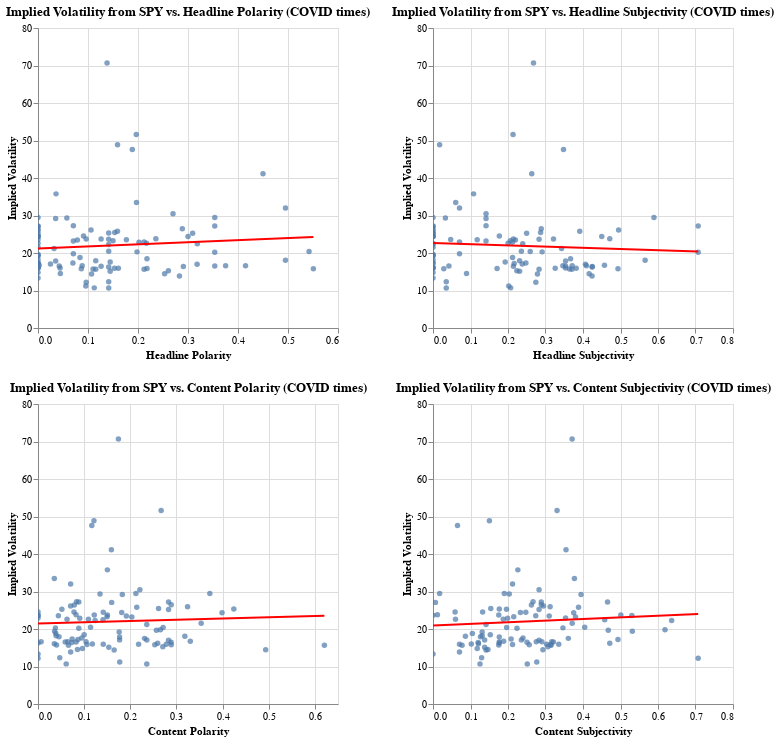

The code cell stored with this chart in its notebook:
### Markdown cell above
### COVID data

We now look at data only from COVID times.

### Code cell
# We fist plot the data
chart1 = alt.Chart(merged1_covid).mark_circle().encode(
    x = alt.X('Headline Polarity'),
    y = alt.Y('IV30', title = 'Implied Volatility'),
    tooltip = ['IV30', 'Headline Polarity']
).properties(title = 'Implied Volatility from SPY vs. Headline Polarity (COVID times)').interactive()

chart1 = chart1 + chart1.transform_regression("Headline Polarity", "IV30", method="linear").mark_line(color = "red")

chart2 = alt.Chart(merged1_covid).mark_circle().encode(
    x = alt.X('Headline Subjectivity'),
    y = alt.Y('IV30', title = 'Implied Volatility'),
    tooltip = ['IV30', 'Headline Subjectivity']
).properties(title = 'Implied Volatility from SPY vs. Headline Subjectivity (COVID times)').interactive()

chart2 = chart2 + chart2.transform_regression("Headline Subjectivity", "IV30", method="linear").mark_line(color = "red")

chart3 = alt.Chart(merged1_covid).mark_circle().encode(
    x = alt.X('Content Polarity'),
    y = alt.Y('IV30', title = 'Implied Volatility'),
    tooltip = ['IV30', 'Content Polarity']
).properties(title = 'Implied Volatility from SPY vs. Content Polarity (COVID times)').interactive()

chart3 = chart3 + chart3.transform_regression("Content Polarity", "IV30", method="linear").mark_line(color = "red")

chart4 = alt.Chart(merged1_covid).mark_circle().encode(
    x = alt.X('Content Subjectivity'),
    y = alt.Y('IV30', title = 'Implied Volatility'),
    tooltip = ['IV30', 'Content Subjectivity']
).properties(title = 'Implied Volatility from SPY vs. Content Subjectivity (COVID times)').interactive()

chart4 = chart4 + chart4.transform_regression("Content Subjectivity", "IV30", method="linear").mark_line(color = "red")

(chart1 & chart3) | (chart2 & chart4)

### Figure 1 — Vega-Lite specification as saved in the notebook (floating-point values rounded to 4 significant figures)
{"config": {"view": {"continuousWidth": 300, "continuousHeight": 300}}, "hconcat": [{"vconcat": [{"layer": [{"mark": {"type": "circle"}, "encoding": {"tooltip": [{"field": "IV30", "type": "quantitative"}, {"field": "Headline Polarity", "type": "quantitative"}], "x": {"field": "Headline Polarity", "type": "quantitative"}, "y": {"field": "IV30", "title": "Implied Volatility", "type": "quantitative"}}, "name": "view_223", "title": "Implied Volatility from SPY vs. Headline Polarity (COVID times)"}, {"mark": {"type": "line", "color": "red"}, "encoding": {"tooltip": [{"field": "IV30", "type": "quantitative"}, {"field": "Headline Polarity", "type": "quantitative"}], "x": {"field": "Headline Polarity", "type": "quantitative"}, "y": {"field": "IV30", "title": "Implied Volatility", "type": "quantitative"}}, "title": "Implied Volatility from SPY vs. Headline Polarity (COVID times)", "transform": [{"on": "Headline Polarity", "regression": "IV30", "method": "linear"}]}]}, {"layer": [{"mark": {"type": "circle"}, "encoding": {"tooltip": [{"field": "IV30", "type": "quantitative"}, {"field": "Content Polarity", "type": "quantitative"}], "x": {"field": "Content Polarity", "type": "quantitative"}, "y": {"field": "IV30", "title": "Implied Volatility", "type": "quantitative"}}, "name": "view_225", "title": "Implied Volatility from SPY vs. Content Polarity (COVID times)"}, {"mark": {"type": "line", "color": "red"}, "encoding": {"tooltip": [{"field": "IV30", "type": "quantitative"}, {"field": "Content Polarity", "type": "quantitative"}], "x": {"field": "Content Polarity", "type": "quantitative"}, "y": {"field": "IV30", "title": "Implied Volatility", "type": "quantitative"}}, "title": "Implied Volatility from SPY vs. Content Polarity (COVID times)", "transform": [{"on": "Content Polarity", "regression": "IV30", "method": "linear"}]}]}]}, {"vconcat": [{"layer": [{"mark": {"type": "circle"}, "encoding": {"tooltip": [{"field": "IV30", "type": "quantitative"}, {"field": "Headline Subjectivity", "type": "quantitative"}], "x": {"field": "Headline Subjectivity", "type": "quantitative"}, "y": {"field": "IV30", "title": "Implied Volatility", "type": "quantitative"}}, "name": "view_224", "title": "Implied Volatility from SPY vs. Headline Subjectivity (COVID times)"}, {"mark": {"type": "line", "color": "red"}, "encoding": {"tooltip": [{"field": "IV30", "type": "quantitative"}, {"field": "Headline Subjectivity", "type": "quantitative"}], "x": {"field": "Headline Subjectivity", "type": "quantitative"}, "y": {"field": "IV30", "title": "Implied Volatility", "type": "quantitative"}}, "title": "Implied Volatility from SPY vs. Headline Subjectivity (COVID times)", "transform": [{"on": "Headline Subjectivity", "regression": "IV30", "method": "linear"}]}]}, {"layer": [{"mark": {"type": "circle"}, "encoding": {"tooltip": [{"field": "IV30", "type": "quantitative"}, {"field": "Content Subjectivity", "type": "quantitative"}], "x": {"field": "Content Subjectivity", "type": "quantitative"}, "y": {"field": "IV30", "title": "Implied Volatility", "type": "quantitative"}}, "name": "view_226", "title": "Implied Volatility from SPY vs. Content Subjectivity (COVID times)"}, {"mark": {"type": "line", "color": "red"}, "encoding": {"tooltip": [{"field": "IV30", "type": "quantitative"}, {"field": "Content Subjectivity", "type": "quantitative"}], "x": {"field": "Content Subjectivity", "type": "quantitative"}, "y": {"field": "IV30", "title": "Implied Volatility", "type": "quantitative"}}, "title": "Implied Volatility from SPY vs. Content Subjectivity (COVID times)", "transform": [{"on": "Content Subjectivity", "regression": "IV30", "method": "linear"}]}]}]}], "data": {"name": "data-8403d4ace3f1c01e2e56b8d21e5f58f4"}, "params": [{"name": "param_224", "select": {"type": "interval", "encodings": ["x", "y"]}, "bind": "scales", "views": ["view_223"]}, {"name": "param_226", "select": {"type": "interval", "encodings": ["x", "y"]}, "bind": "scales", "views": ["view_225"]}, {"name": "param_225", "select": {"type": "interval", "encodings": ["x", "y"]}, "bind": "scales", "views": ["view_224"]}, {"name": "param_227", "select": {"type": "interval", "encodings": ["x", "y"]}, "bind": "scales", "views": ["view_226"]}], "$schema": "https://vega.github.io/schema/vega-lite/v5.8.0.json", "datasets": {"data-8403d4ace3f1c01e2e56b8d21e5f58f4": [{"Date": "2022-09-23T00:00:00", "IV30": 27.25, "IV30 20-Day MA": 23.31, "OHLC 20-Day Vol": 24.7, "OHLC 52-Week Vol": 21.94, "Options Volume": 13800000.0, "Headline Polarity": 0.07071, "Headline Subjectivity": 0.1414, "Content Polarity": 0.08357, "Content Subjectivity": 0.2668}, {"Date": "2022-09-22T00:00:00", "IV30": 25.25, "IV30 20-Day MA": 22.92, "OHLC 20-Day Vol": 24.65, "OHLC 52-Week Vol": 21.94, "Options Volume": 8511000.0, "Headline Polarity": 0.3092, "Headline Subjectivity": 0.2496, "Content Polarity": 0.05174, "Content Subjectivity": 0.196}, {"Date": "2022-09-19T00:00:00", "IV30": 23.66, "IV30 20-Day MA": 22.19, "OHLC 20-Day Vol": 23.06, "OHLC 52-Week Vol": 21.82, "Options Volume": 7427000.0, "Headline Polarity": 0.1414, "Headline Subjectivity": 0.2828, "Content Polarity": 0.0, "Content Subjectivity": 0.0}, {"Date": "2022-09-16T00:00:00", "IV30": 24.36, "IV30 20-Day MA": 21.91, "OHLC 20-Day Vol": 22.68, "OHLC 52-Week Vol": 21.8, "Options Volume": 10660000.0, "Headline Polarity": 0.0, "Headline Subjectivity": 0.0, "Content Polarity": 0.3987, "Content Subjectivity": 0.3752}, {"Date": "2022-09-13T00:00:00", "IV30": 23.17, "IV30 20-Day MA": 20.99, "OHLC 20-Day Vol": 20.42, "OHLC 52-Week Vol": 21.59, "Options Volume": 8848000.0, "Headline Polarity": 0.07071, "Headline Subjectivity": 0.1414, "Content Polarity": 0.2033, "Content Subjectivity": 0.3801}, {"Date": "2022-09-06T00:00:00", "IV30": 23.28, "IV30 20-Day MA": 20.08, "OHLC 20-Day Vol": 20.26, "OHLC 52-Week Vol": 21.48, "Options Volume": 8866000.0, "Headline Polarity": 0.15, "Headline Subjectivity": 0.2062, "Content Polarity": 0.1497, "Content Subjectivity": 0.2153}, {"Date": "2022-09-02T00:00:00", "IV30": 23.46, "IV30 20-Day MA": 19.84, "OHLC 20-Day Vol": 19.23, "OHLC 52-Week Vol": 21.37, "Options Volume": 10320000.0, "Headline Polarity": 0.07873, "Headline Subjectivity": 0.2197, "Content Polarity": 0.1914, "Content Subjectivity": 0.3098}, {"Date": "2022-09-01T00:00:00", "IV30": 22.62, "IV30 20-Day MA": 19.59, "OHLC 20-Day Vol": 18.83, "OHLC 52-Week Vol": 21.34, "Options Volume": 7486000.0, "Headline Polarity": 0.2169, "Headline Subjectivity": 0.2002, "Content Polarity": 0.06292, "Content Subjectivity": 0.1873}, {"Date": "2022-08-17T00:00:00", "IV30": 17.87, "IV30 20-Day MA": 18.97, "OHLC 20-Day Vol": 16.71, "OHLC 52-Week Vol": 20.99, "Options Volume": 7292000.0, "Headline Polarity": 0.03536, "Headline Subjectivity": 0.3536, "Content Polarity": 0.1768, "Content Subjectivity": 0.1768}, {"Date": "2022-08-15T00:00:00", "IV30": 17.01, "IV30 20-Day MA": 19.39, "OHLC 20-Day Vol": 18.53, "OHLC 52-Week Vol": 20.97, "Options Volume": 6111000.0, "Headline Polarity": 0.3182, "Headline Subjectivity": 0.4066, "Content Polarity": 0.2828, "Content Subjectivity": 0.2828}, {"Date": "2022-08-11T00:00:00", "IV30": 17.61, "IV30 20-Day MA": 19.93, "OHLC 20-Day Vol": 19.32, "OHLC 52-Week Vol": 20.91, "Options Volume": 6065000.0, "Headline Polarity": 0.1443, "Headline Subjectivity": 0.1925, "Content Polarity": 0.09487, "Content Subjectivity": 0.2401}, {"Date": "2022-08-10T00:00:00", "IV30": 17.22, "IV30 20-Day MA": 20.27, "OHLC 20-Day Vol": 19.33, "OHLC 52-Week Vol": 20.84, "Options Volume": 7339000.0, "Headline Polarity": 0.0, "Headline Subjectivity": 0.2165, "Content Polarity": 0.0866, "Content Subjectivity": 0.4933}, {"Date": "2022-07-29T00:00:00", "IV30": 18.81, "IV30 20-Day MA": 22.37, "OHLC 20-Day Vol": 20.96, "OHLC 52-Week Vol": 20.73, "Options Volume": 8020000.0, "Headline Polarity": 0.08397, "Headline Subjectivity": 0.2121, "Content Polarity": 0.03857, "Content Subjectivity": 0.105}, {"Date": "2022-07-20T00:00:00", "IV30": 21.56, "IV30 20-Day MA": 24.34, "OHLC 20-Day Vol": 24.27, "OHLC 52-Week Vol": 20.6, "Options Volume": 8065000.0, "Headline Polarity": 0.0, "Headline Subjectivity": 0.0, "Content Polarity": 0.3536, "Content Subjectivity": 0.3712}, {"Date": "2022-07-07T00:00:00", "IV30": 23.58, "IV30 20-Day MA": 26.37, "OHLC 20-Day Vol": 27.81, "OHLC 52-Week Vol": 20.29, "Options Volume": 5197000.0, "Headline Polarity": 0.0, "Headline Subjectivity": 0.04714, "Content Polarity": 0.0, "Content Subjectivity": 0.5303}, {"Date": "2022-06-29T00:00:00", "IV30": 25.93, "IV30 20-Day MA": 25.76, "OHLC 20-Day Vol": 28.1, "OHLC 52-Week Vol": 20.1, "Options Volume": 6746000.0, "Headline Polarity": 0.0, "Headline Subjectivity": 0.0, "Content Polarity": 0.3241, "Content Subjectivity": 0.3123}, {"Date": "2022-06-02T00:00:00", "IV30": 22.25, "IV30 20-Day MA": 26.57, "OHLC 20-Day Vol": 29.6, "OHLC 52-Week Vol": 18.52, "Options Volume": 5792000.0, "Headline Polarity": 0.1414, "Headline Subjectivity": 0.0, "Content Polarity": 0.1237, "Content Subjectivity": 0.6364}, {"Date": "2022-05-31T00:00:00", "IV30": 23.73, "IV30 20-Day MA": 26.67, "OHLC 20-Day Vol": 29.68, "OHLC 52-Week Vol": 18.46, "Options Volume": 7482000.0, "Headline Polarity": 0.1262, "Headline Subjectivity": 0.2143, "Content Polarity": 0.1503, "Content Subjectivity": 0.5008}, {"Date": "2022-05-26T00:00:00", "IV30": 25.31, "IV30 20-Day MA": 27.09, "OHLC 20-Day Vol": 30.5, "OHLC 52-Week Vol": 18.28, "Options Volume": 5991000.0, "Headline Polarity": 0.1414, "Headline Subjectivity": 0.0, "Content Polarity": 0.4243, "Content Subjectivity": 0.1768}, {"Date": "2022-05-23T00:00:00", "IV30": 26.15, "IV30 20-Day MA": 27.01, "OHLC 20-Day Vol": 31.11, "OHLC 52-Week Vol": 18.13, "Options Volume": 7481000.0, "Headline Polarity": 0.1061, "Headline Subjectivity": 0.495, "Content Polarity": 0.07071, "Content Subjectivity": 0.2946}, {"Date": "2022-05-12T00:00:00", "IV30": 29.44, "IV30 20-Day MA": 24.81, "OHLC 20-Day Vol": 29.38, "OHLC 52-Week Vol": 17.49, "Options Volume": 6952000.0, "Headline Polarity": 0.0, "Headline Subjectivity": 0.0, "Content Polarity": 0.3723, "Content Subjectivity": 0.1902}, {"Date": "2022-05-10T00:00:00", "IV30": 29.47, "IV30 20-Day MA": 23.78, "OHLC 20-Day Vol": 28.26, "OHLC 52-Week Vol": 17.35, "Options Volume": 6431000.0, "Headline Polarity": 0.3536, "Headline Subjectivity": 0.5893, "Content Polarity": 0.2121, "Content Subjectivity": 0.01768}, {"Date": "2022-05-09T00:00:00", "IV30": 30.48, "IV30 20-Day MA": 23.34, "OHLC 20-Day Vol": 27.04, "OHLC 52-Week Vol": 17.21, "Options Volume": 8945000.0, "Headline Polarity": 0.27, "Headline Subjectivity": 0.1414, "Content Polarity": 0.2207, "Content Subjectivity": 0.2828}, {"Date": "2022-05-02T00:00:00", "IV30": 27.18, "IV30 20-Day MA": 21.0, "OHLC 20-Day Vol": 23.32, "OHLC 52-Week Vol": 16.66, "Options Volume": 9003000.0, "Headline Polarity": 0.0, "Headline Subjectivity": 0.0, "Content Polarity": 0.2828, "Content Subjectivity": 0.2887}, {"Date": "2022-04-26T00:00:00", "IV30": 27.18, "IV30 20-Day MA": 18.92, "OHLC 20-Day Vol": 19.6, "OHLC 52-Week Vol": 16.12, "Options Volume": 6646000.0, "Headline Polarity": 0.3536, "Headline Subjectivity": 0.7071, "Content Polarity": 0.08839, "Content Subjectivity": 0.4655}, {"Date": "2022-04-22T00:00:00", "IV30": 24.43, "IV30 20-Day MA": 18.04, "OHLC 20-Day Vol": 17.37, "OHLC 52-Week Vol": 15.86, "Options Volume": 8995000.0, "Headline Polarity": 0.3, "Headline Subjectivity": 0.45, "Content Polarity": 0.1814, "Content Subjectivity": 0.2332}, {"Date": "2022-04-21T00:00:00", "IV30": 19.68, "IV30 20-Day MA": 17.7, "OHLC 20-Day Vol": 15.77, "OHLC 52-Week Vol": 15.69, "Options Volume": 6671000.0, "Headline Polarity": 0.0, "Headline Subjectivity": 0.0, "Content Polarity": 0.2566, "Content Subjectivity": 0.4674}, {"Date": "2022-04-01T00:00:00", "IV30": 15.96, "IV30 20-Day MA": 21.2, "OHLC 20-Day Vol": 22.01, "OHLC 52-Week Vol": 15.38, "Options Volume": 6751000.0, "Headline Polarity": 0.0, "Headline Subjectivity": 0.0, "Content Polarity": 0.1414, "Content Subjectivity": 0.07071}, {"Date": "2022-03-23T00:00:00", "IV30": 19.42, "IV30 20-Day MA": 24.18, "OHLC 20-Day Vol": 25.81, "OHLC 52-Week Vol": 15.35, "Options Volume": 5547000.0, "Headline Polarity": 0.0, "Headline Subjectivity": 0.0, "Content Polarity": 0.03608, "Content Subjectivity": 0.5316}, {"Date": "2022-03-22T00:00:00", "IV30": 18.19, "IV30 20-Day MA": 24.51, "OHLC 20-Day Vol": 25.96, "OHLC 52-Week Vol": 15.34, "Options Volume": 4939000.0, "Headline Polarity": 0.0, "Headline Subjectivity": 0.0, "Content Polarity": 0.03936, "Content Subjectivity": 0.1312}, {"Date": "2022-03-17T00:00:00", "IV30": 20.49, "IV30 20-Day MA": 25.28, "OHLC 20-Day Vol": 25.45, "OHLC 52-Week Vol": 15.19, "Options Volume": 5875000.0, "Headline Polarity": 0.1414, "Headline Subjectivity": 0.2357, "Content Polarity": 0.1139, "Content Subjectivity": 0.4046}, {"Date": "2022-03-15T00:00:00", "IV30": 25.18, "IV30 20-Day MA": 25.23, "OHLC 20-Day Vol": 24.75, "OHLC 52-Week Vol": 15.05, "Options Volume": 4774000.0, "Headline Polarity": 0.0, "Headline Subjectivity": 0.0, "Content Polarity": 0.2828, "Content Subjectivity": 0.2828}, {"Date": "2022-03-14T00:00:00", "IV30": 27.1, "IV30 20-Day MA": 25.16, "OHLC 20-Day Vol": 25.32, "OHLC 52-Week Vol": 15.01, "Options Volume": 6220000.0, "Headline Polarity": 0.0, "Headline Subjectivity": 0.0, "Content Polarity": 0.1597, "Content Subjectivity": 0.006482}, {"Date": "2022-03-09T00:00:00", "IV30": 26.49, "IV30 20-Day MA": 24.2, "OHLC 20-Day Vol": 23.44, "OHLC 52-Week Vol": 14.64, "Options Volume": 6882000.0, "Headline Polarity": 0.2887, "Headline Subjectivity": 0.2887, "Content Polarity": 0.2887, "Content Subjectivity": 0.2887}, {"Date": "2022-03-08T00:00:00", "IV30": 29.18, "IV30 20-Day MA": 23.78, "OHLC 20-Day Vol": 22.7, "OHLC 52-Week Vol": 14.58, "Options Volume": 7729000.0, "Headline Polarity": 0.03536, "Headline Subjectivity": 0.1414, "Content Polarity": 0.1827, "Content Subjectivity": 0.3948}, {"Date": "2022-03-07T00:00:00", "IV30": 29.35, "IV30 20-Day MA": 23.3, "OHLC 20-Day Vol": 21.71, "OHLC 52-Week Vol": 14.43, "Options Volume": 7615000.0, "Headline Polarity": 0.05774, "Headline Subjectivity": 0.03307, "Content Polarity": 0.1344, "Content Subjectivity": 0.2033}, {"Date": "2022-03-04T00:00:00", "IV30": 26.37, "IV30 20-Day MA": 22.82, "OHLC 20-Day Vol": 22.22, "OHLC 52-Week Vol": 14.47, "Options Volume": 7399000.0, "Headline Polarity": 0.0, "Headline Subjectivity": 0.0, "Content Polarity": 0.07873, "Content Subjectivity": 0.2624}, {"Date": "2022-03-03T00:00:00", "IV30": 25.45, "IV30 20-Day MA": 22.59, "OHLC 20-Day Vol": 21.98, "OHLC 52-Week Vol": 14.53, "Options Volume": 6190000.0, "Headline Polarity": 0.1535, "Headline Subjectivity": 0.287, "Content Polarity": 0.2612, "Content Subjectivity": 0.1541}, {"Date": "2022-03-02T00:00:00", "IV30": 24.55, "IV30 20-Day MA": 22.17, "OHLC 20-Day Vol": 21.57, "OHLC 52-Week Vol": 14.51, "Options Volume": 7490000.0, "Headline Polarity": 0.0, "Headline Subjectivity": 0.0, "Content Polarity": 0.0, "Content Subjectivity": 0.05893}, {"Date": "2022-02-28T00:00:00", "IV30": 23.56, "IV30 20-Day MA": 21.46, "OHLC 20-Day Vol": 22.79, "OHLC 52-Week Vol": 14.49, "Options Volume": 8099000.0, "Headline Polarity": 0.1768, "Headline Subjectivity": 0.1179, "Content Polarity": 0.04419, "Content Subjectivity": 0.274}, {"Date": "2022-02-25T00:00:00", "IV30": 22.58, "IV30 20-Day MA": 21.44, "OHLC 20-Day Vol": 22.71, "OHLC 52-Week Vol": 14.39, "Options Volume": 9432000.0, "Headline Polarity": 0.0, "Headline Subjectivity": 0.0, "Content Polarity": 0.1093, "Content Subjectivity": 0.06}, {"Date": "2022-02-22T00:00:00", "IV30": 24.55, "IV30 20-Day MA": 21.73, "OHLC 20-Day Vol": 23.31, "OHLC 52-Week Vol": 14.33, "Options Volume": 8615000.0, "Headline Polarity": 0.09106, "Headline Subjectivity": 0.1769, "Content Polarity": 0.07796, "Content Subjectivity": 0.1324}, {"Date": "2022-02-18T00:00:00", "IV30": 24.44, "IV30 20-Day MA": 21.74, "OHLC 20-Day Vol": 23.72, "OHLC 52-Week Vol": 14.32, "Options Volume": 8778000.0, "Headline Polarity": 0.0, "Headline Subjectivity": 0.0, "Content Polarity": 0.1414, "Content Subjectivity": 0.2475}, {"Date": "2022-02-17T00:00:00", "IV30": 23.74, "IV30 20-Day MA": 21.74, "OHLC 20-Day Vol": 23.71, "OHLC 52-Week Vol": 14.24, "Options Volume": 5593000.0, "Headline Polarity": 0.09642, "Headline Subjectivity": 0.3214, "Content Polarity": 0.1219, "Content Subjectivity": 0.1754}, {"Date": "2022-02-16T00:00:00", "IV30": 20.19, "IV30 20-Day MA": 21.63, "OHLC 20-Day Vol": 24.07, "OHLC 52-Week Vol": 14.24, "Options Volume": 6423000.0, "Headline Polarity": 0.3536, "Headline Subjectivity": 0.7071, "Content Polarity": 0.08839, "Content Subjectivity": 0.2239}, {"Date": "2022-02-14T00:00:00", "IV30": 23.8, "IV30 20-Day MA": 21.55, "OHLC 20-Day Vol": 24.14, "OHLC 52-Week Vol": 14.18, "Options Volume": 7844000.0, "Headline Polarity": 0.2357, "Headline Subjectivity": 0.4714, "Content Polarity": 0.0825, "Content Subjectivity": 0.01179}, {"Date": "2022-02-09T00:00:00", "IV30": 16.55, "IV30 20-Day MA": 20.56, "OHLC 20-Day Vol": 23.23, "OHLC 52-Week Vol": 13.96, "Options Volume": 7055000.0, "Headline Polarity": 0.04243, "Headline Subjectivity": 0.04243, "Content Polarity": 0.0825, "Content Subjectivity": 0.1768}, {"Date": "2022-02-08T00:00:00", "IV30": 18.07, "IV30 20-Day MA": 20.47, "OHLC 20-Day Vol": 23.79, "OHLC 52-Week Vol": 13.93, "Options Volume": 5332000.0, "Headline Polarity": 0.495, "Headline Subjectivity": 0.5657, "Content Polarity": 0.3182, "Content Subjectivity": 0.08642}, {"Date": "2022-01-03T00:00:00", "IV30": 12.22, "IV30 20-Day MA": 15.24, "OHLC 20-Day Vol": 15.22, "OHLC 52-Week Vol": 12.86, "Options Volume": 4263000.0, "Headline Polarity": 0.09642, "Headline Subjectivity": 0.2743, "Content Polarity": 0.0, "Content Subjectivity": 0.7071}, {"Date": "2021-12-20T00:00:00", "IV30": 19.81, "IV30 20-Day MA": 17.4, "OHLC 20-Day Vol": 17.56, "OHLC 52-Week Vol": 12.82, "Options Volume": 6261000.0, "Headline Polarity": 0.07071, "Headline Subjectivity": 0.07071, "Content Polarity": 0.2652, "Content Subjectivity": 0.6187}, {"Date": "2021-12-09T00:00:00", "IV30": 16.1, "IV30 20-Day MA": 16.19, "OHLC 20-Day Vol": 15.42, "OHLC 52-Week Vol": 12.69, "Options Volume": 3712000.0, "Headline Polarity": 0.0, "Headline Subjectivity": 0.0, "Content Polarity": 0.03536, "Content Subjectivity": 0.1212}, {"Date": "2021-12-07T00:00:00", "IV30": 15.98, "IV30 20-Day MA": 16.01, "OHLC 20-Day Vol": 14.63, "OHLC 52-Week Vol": 12.62, "Options Volume": 5115000.0, "Headline Polarity": 0.04419, "Headline Subjectivity": 0.3536, "Content Polarity": 0.1179, "Content Subjectivity": 0.1021}, {"Date": "2021-12-03T00:00:00", "IV30": 22.87, "IV30 20-Day MA": 15.44, "OHLC 20-Day Vol": 13.46, "OHLC 52-Week Vol": 12.51, "Options Volume": 9227000.0, "Headline Polarity": 0.2021, "Headline Subjectivity": 0.2117, "Content Polarity": 0.09049, "Content Subjectivity": 0.1989}, {"Date": "2021-11-26T00:00:00", "IV30": 20.37, "IV30 20-Day MA": 13.19, "OHLC 20-Day Vol": 8.471, "OHLC 52-Week Vol": 12.12, "Options Volume": 6470000.0, "Headline Polarity": 0.5421, "Headline Subjectivity": 0.2593, "Content Polarity": 0.2711, "Content Subjectivity": 0.1964}, {"Date": "2021-11-19T00:00:00", "IV30": 13.35, "IV30 20-Day MA": 12.55, "OHLC 20-Day Vol": 7.886, "OHLC 52-Week Vol": 12.15, "Options Volume": 4653000.0, "Headline Polarity": 0.0, "Headline Subjectivity": 0.0, "Content Polarity": 0.0, "Content Subjectivity": 0.0}, {"Date": "2021-10-28T00:00:00", "IV30": 12.33, "IV30 20-Day MA": 14.14, "OHLC 20-Day Vol": 12.73, "OHLC 52-Week Vol": 13.08, "Options Volume": 3524000.0, "Headline Polarity": 0.1414, "Headline Subjectivity": 0.03536, "Content Polarity": 0.04714, "Content Subjectivity": 0.1296}, {"Date": "2021-10-21T00:00:00", "IV30": 11.22, "IV30 20-Day MA": 15.27, "OHLC 20-Day Vol": 13.93, "OHLC 52-Week Vol": 13.18, "Options Volume": 3508000.0, "Headline Polarity": 0.09562, "Headline Subjectivity": 0.2021, "Content Polarity": 0.1771, "Content Subjectivity": 0.2767}, {"Date": "2021-09-23T00:00:00", "IV30": 13.89, "IV30 20-Day MA": 13.18, "OHLC 20-Day Vol": 11.93, "OHLC 52-Week Vol": 13.82, "Options Volume": 5267000.0, "Headline Polarity": 0.2828, "Headline Subjectivity": 0.4243, "Content Polarity": 0.07071, "Content Subjectivity": 0.07071}, {"Date": "2021-08-19T00:00:00", "IV30": 15.67, "IV30 20-Day MA": 12.58, "OHLC 20-Day Vol": 7.978, "OHLC 52-Week Vol": 14.77, "Options Volume": 5521000.0, "Headline Polarity": 0.1155, "Headline Subjectivity": 0.3705, "Content Polarity": 0.6205, "Content Subjectivity": 0.3149}, {"Date": "2021-06-28T00:00:00", "IV30": 10.69, "IV30 20-Day MA": 11.96, "OHLC 20-Day Vol": 8.856, "OHLC 52-Week Vol": 15.57, "Options Volume": 3212000.0, "Headline Polarity": 0.1414, "Headline Subjectivity": 0.03536, "Content Polarity": 0.2357, "Content Subjectivity": 0.2514}, {"Date": "2021-06-11T00:00:00", "IV30": 10.7, "IV30 20-Day MA": 13.4, "OHLC 20-Day Vol": 11.0, "OHLC 52-Week Vol": 16.62, "Options Volume": 3805000.0, "Headline Polarity": 0.1125, "Headline Subjectivity": 0.2071, "Content Polarity": 0.06107, "Content Subjectivity": 0.1254}, {"Date": "2021-03-30T00:00:00", "IV30": 15.29, "IV30 20-Day MA": 16.85, "OHLC 20-Day Vol": 15.45, "OHLC 52-Week Vol": 20.32, "Options Volume": 3129000.0, "Headline Polarity": 0.2608, "Headline Subjectivity": 0.2236, "Content Polarity": 0.2704, "Content Subjectivity": 0.3065}, {"Date": "2021-03-29T00:00:00", "IV30": 15.71, "IV30 20-Day MA": 16.98, "OHLC 20-Day Vol": 16.4, "OHLC 52-Week Vol": 20.56, "Options Volume": 5459000.0, "Headline Polarity": 0.1101, "Headline Subjectivity": 0.364, "Content Polarity": 0.04018, "Content Subjectivity": 0.1754}, {"Date": "2021-03-26T00:00:00", "IV30": 14.48, "IV30 20-Day MA": 17.02, "OHLC 20-Day Vol": 16.2, "OHLC 52-Week Vol": 20.84, "Options Volume": 5874000.0, "Headline Polarity": 0.2533, "Headline Subjectivity": 0.4163, "Content Polarity": 0.4934, "Content Subjectivity": 0.2931}, {"Date": "2021-03-25T00:00:00", "IV30": 15.69, "IV30 20-Day MA": 17.35, "OHLC 20-Day Vol": 17.25, "OHLC 52-Week Vol": 21.14, "Options Volume": 5225000.0, "Headline Polarity": 0.2121, "Headline Subjectivity": 0.2828, "Content Polarity": 0.06607, "Content Subjectivity": 0.0775}, {"Date": "2021-03-23T00:00:00", "IV30": 15.95, "IV30 20-Day MA": 17.65, "OHLC 20-Day Vol": 18.44, "OHLC 52-Week Vol": 21.66, "Options Volume": 4144000.0, "Headline Polarity": 0.1607, "Headline Subjectivity": 0.3819, "Content Polarity": 0.2179, "Content Subjectivity": 0.3029}, {"Date": "2021-03-22T00:00:00", "IV30": 14.41, "IV30 20-Day MA": 17.71, "OHLC 20-Day Vol": 18.49, "OHLC 52-Week Vol": 22.0, "Options Volume": 3581000.0, "Headline Polarity": 0.1071, "Headline Subjectivity": 0.2786, "Content Polarity": 0.165, "Content Subjectivity": 0.1414}, {"Date": "2021-03-19T00:00:00", "IV30": 16.43, "IV30 20-Day MA": 17.86, "OHLC 20-Day Vol": 18.42, "OHLC 52-Week Vol": 22.33, "Options Volume": 5350000.0, "Headline Polarity": 0.2907, "Headline Subjectivity": 0.4249, "Content Polarity": 0.07329, "Content Subjectivity": 0.1205}, {"Date": "2021-03-18T00:00:00", "IV30": 16.61, "IV30 20-Day MA": 17.85, "OHLC 20-Day Vol": 18.32, "OHLC 52-Week Vol": 22.73, "Options Volume": 5375000.0, "Headline Polarity": 0.3753, "Headline Subjectivity": 0.3464, "Content Polarity": 0.1041, "Content Subjectivity": 0.2754}, {"Date": "2021-03-17T00:00:00", "IV30": 14.55, "IV30 20-Day MA": 17.85, "OHLC 20-Day Vol": 18.27, "OHLC 52-Week Vol": 23.11, "Options Volume": 4511000.0, "Headline Polarity": 0.04472, "Headline Subjectivity": 0.08944, "Content Polarity": 0.08547, "Content Subjectivity": 0.1465}, {"Date": "2021-03-16T00:00:00", "IV30": 15.15, "IV30 20-Day MA": 17.91, "OHLC 20-Day Vol": 18.3, "OHLC 52-Week Vol": 23.56, "Options Volume": 3745000.0, "Headline Polarity": 0.1443, "Headline Subjectivity": 0.2309, "Content Polarity": 0.1534, "Content Subjectivity": 0.1378}, {"Date": "2021-03-15T00:00:00", "IV30": 14.82, "IV30 20-Day MA": 17.95, "OHLC 20-Day Vol": 18.39, "OHLC 52-Week Vol": 24.09, "Options Volume": 3860000.0, "Headline Polarity": 0.0, "Headline Subjectivity": 0.0, "Content Polarity": 0.09623, "Content Subjectivity": 0.1179}, {"Date": "2021-03-12T00:00:00", "IV30": 15.89, "IV30 20-Day MA": 18.0, "OHLC 20-Day Vol": 18.44, "OHLC 52-Week Vol": 24.75, "Options Volume": 4251000.0, "Headline Polarity": 0.218, "Headline Subjectivity": 0.1709, "Content Polarity": 0.1061, "Content Subjectivity": 0.2121}, {"Date": "2021-03-11T00:00:00", "IV30": 16.58, "IV30 20-Day MA": 18.04, "OHLC 20-Day Vol": 18.47, "OHLC 52-Week Vol": 25.07, "Options Volume": 4489000.0, "Headline Polarity": 0.08839, "Headline Subjectivity": 0.3712, "Content Polarity": 0.006785, "Content Subjectivity": 0.2903}, {"Date": "2021-03-10T00:00:00", "IV30": 17.5, "IV30 20-Day MA": 18.08, "OHLC 20-Day Vol": 18.32, "OHLC 52-Week Vol": 25.46, "Options Volume": 4095000.0, "Headline Polarity": 0.0, "Headline Subjectivity": 0.0, "Content Polarity": 0.2309, "Content Subjectivity": 0.3608}, {"Date": "2021-03-09T00:00:00", "IV30": 18.45, "IV30 20-Day MA": 18.04, "OHLC 20-Day Vol": 17.85, "OHLC 52-Week Vol": 26.09, "Options Volume": 3788000.0, "Headline Polarity": 0.2179, "Headline Subjectivity": 0.3668, "Content Polarity": 0.1, "Content Subjectivity": 0.1528}, {"Date": "2021-03-08T00:00:00", "IV30": 20.3, "IV30 20-Day MA": 17.93, "OHLC 20-Day Vol": 17.63, "OHLC 52-Week Vol": 26.37, "Options Volume": 5022000.0, "Headline Polarity": 0.198, "Headline Subjectivity": 0.2909, "Content Polarity": 0.03775, "Content Subjectivity": 0.3465}, {"Date": "2021-03-05T00:00:00", "IV30": 19.19, "IV30 20-Day MA": 17.74, "OHLC 20-Day Vol": 17.05, "OHLC 52-Week Vol": 26.5, "Options Volume": 6866000.0, "Headline Polarity": 0.0, "Headline Subjectivity": 0.0, "Content Polarity": 0.1758, "Content Subjectivity": 0.131}, {"Date": "2021-03-04T00:00:00", "IV30": 22.91, "IV30 20-Day MA": 17.63, "OHLC 20-Day Vol": 16.09, "OHLC 52-Week Vol": 26.63, "Options Volume": 6300000.0, "Headline Polarity": 0.2121, "Headline Subjectivity": 0.07071, "Content Polarity": 0.0, "Content Subjectivity": 0.3536}, {"Date": "2021-03-02T00:00:00", "IV30": 17.91, "IV30 20-Day MA": 17.37, "OHLC 20-Day Vol": 16.36, "OHLC 52-Week Vol": 27.07, "Options Volume": 3416000.0, "Headline Polarity": 0.1155, "Headline Subjectivity": 0.2309, "Content Polarity": 0.04549, "Content Subjectivity": 0.1266}, {"Date": "2021-03-01T00:00:00", "IV30": 16.47, "IV30 20-Day MA": 17.6, "OHLC 20-Day Vol": 16.03, "OHLC 52-Week Vol": 27.3, "Options Volume": 5159000.0, "Headline Polarity": 0.1262, "Headline Subjectivity": 0.2143, "Content Polarity": 0.2883, "Content Subjectivity": 0.2507}, {"Date": "2021-02-26T00:00:00", "IV30": 21.2, "IV30 20-Day MA": 18.11, "OHLC 20-Day Vol": 16.02, "OHLC 52-Week Vol": 27.48, "Options Volume": 6219000.0, "Headline Polarity": 0.03214, "Headline Subjectivity": 0.3428, "Content Polarity": 0.2357, "Content Subjectivity": 0.1414}, {"Date": "2021-02-25T00:00:00", "IV30": 22.48, "IV30 20-Day MA": 18.21, "OHLC 20-Day Vol": 15.82, "OHLC 52-Week Vol": 27.45, "Options Volume": 5717000.0, "Headline Polarity": 0.3186, "Headline Subjectivity": 0.2394, "Content Polarity": 0.1409, "Content Subjectivity": 0.458}, {"Date": "2021-02-23T00:00:00", "IV30": 17.1, "IV30 20-Day MA": 18.52, "OHLC 20-Day Vol": 14.48, "OHLC 52-Week Vol": 27.84, "Options Volume": 4872000.0, "Headline Polarity": 0.0, "Headline Subjectivity": 0.0, "Content Polarity": 0.1768, "Content Subjectivity": 0.2357}, {"Date": "2021-02-19T00:00:00", "IV30": 16.18, "IV30 20-Day MA": 18.52, "OHLC 20-Day Vol": 14.3, "OHLC 52-Week Vol": 27.85, "Options Volume": 4296000.0, "Headline Polarity": 0.0, "Headline Subjectivity": 0.0, "Content Polarity": 0.2593, "Content Subjectivity": 0.4714}, {"Date": "2021-02-18T00:00:00", "IV30": 16.58, "IV30 20-Day MA": 18.54, "OHLC 20-Day Vol": 14.39, "OHLC 52-Week Vol": 27.84, "Options Volume": 3874000.0, "Headline Polarity": 0.4151, "Headline Subjectivity": 0.409, "Content Polarity": 0.06437, "Content Subjectivity": 0.3166}, {"Date": "2021-02-17T00:00:00", "IV30": 15.77, "IV30 20-Day MA": 18.54, "OHLC 20-Day Vol": 14.44, "OHLC 52-Week Vol": 27.84, "Options Volume": 3896000.0, "Headline Polarity": 0.5508, "Headline Subjectivity": 0.4933, "Content Polarity": 0.2887, "Content Subjectivity": 0.3129}, {"Date": "2021-02-16T00:00:00", "IV30": 15.96, "IV30 20-Day MA": 18.65, "OHLC 20-Day Vol": 14.52, "OHLC 52-Week Vol": 27.84, "Options Volume": 4264000.0, "Headline Polarity": 0.1529, "Headline Subjectivity": 0.3258, "Content Polarity": 0.2779, "Content Subjectivity": 0.3353}, {"Date": "2021-02-12T00:00:00", "IV30": 15.82, "IV30 20-Day MA": 18.82, "OHLC 20-Day Vol": 14.41, "OHLC 52-Week Vol": 27.83, "Options Volume": 3753000.0, "Headline Polarity": 0.0866, "Headline Subjectivity": 0.02887, "Content Polarity": 0.2531, "Content Subjectivity": 0.2566}, {"Date": "2021-02-11T00:00:00", "IV30": 16.76, "IV30 20-Day MA": 18.95, "OHLC 20-Day Vol": 14.29, "OHLC 52-Week Vol": 27.83, "Options Volume": 3493000.0, "Headline Polarity": 0.002357, "Headline Subjectivity": 0.4573, "Content Polarity": 0.33, "Content Subjectivity": 0.1886}, {"Date": "2021-02-10T00:00:00", "IV30": 17.35, "IV30 20-Day MA": 18.99, "OHLC 20-Day Vol": 14.1, "OHLC 52-Week Vol": 27.83, "Options Volume": 4577000.0, "Headline Polarity": 0.06983, "Headline Subjectivity": 0.2477, "Content Polarity": 0.07396, "Content Subjectivity": 0.2083}, {"Date": "2021-02-08T00:00:00", "IV30": 16.28, "IV30 20-Day MA": 19.17, "OHLC 20-Day Vol": 14.45, "OHLC 52-Week Vol": 27.84, "Options Volume": 3635000.0, "Headline Polarity": 0.1414, "Headline Subjectivity": 0.4243, "Content Polarity": 0.0, "Content Subjectivity": 0.1768}, {"Date": "2021-02-05T00:00:00", "IV30": 16.51, "IV30 20-Day MA": 19.21, "OHLC 20-Day Vol": 14.77, "OHLC 52-Week Vol": 27.84, "Options Volume": 4735000.0, "Headline Polarity": 0.3536, "Headline Subjectivity": 0.3536, "Content Polarity": 0.05893, "Content Subjectivity": 0.3211}, {"Date": "2021-02-04T00:00:00", "IV30": 17.04, "IV30 20-Day MA": 19.26, "OHLC 20-Day Vol": 15.19, "OHLC 52-Week Vol": 27.84, "Options Volume": 3024000.0, "Headline Polarity": 0.025, "Headline Subjectivity": 0.238, "Content Polarity": 0.2358, "Content Subjectivity": 0.1377}, {"Date": "2020-03-13T00:00:00", "IV30": 51.59, "IV30 20-Day MA": 30.58, "OHLC 20-Day Vol": 32.77, "OHLC 52-Week Vol": 14.93, "Options Volume": 7983000.0, "Headline Polarity": 0.1965, "Headline Subjectivity": 0.2135, "Content Polarity": 0.2668, "Content Subjectivity": 0.3308}, {"Date": "2020-03-12T00:00:00", "IV30": 70.65, "IV30 20-Day MA": 28.6, "OHLC 20-Day Vol": 30.58, "OHLC 52-Week Vol": 14.56, "Options Volume": 8036000.0, "Headline Polarity": 0.1381, "Headline Subjectivity": 0.2681, "Content Polarity": 0.1742, "Content Subjectivity": 0.3709}, {"Date": "2020-03-11T00:00:00", "IV30": 48.88, "IV30 20-Day MA": 25.63, "OHLC 20-Day Vol": 28.45, "OHLC 52-Week Vol": 14.2, "Options Volume": 6268000.0, "Headline Polarity": 0.1591, "Headline Subjectivity": 0.01768, "Content Polarity": 0.1212, "Content Subjectivity": 0.1504}, {"Date": "2020-03-10T00:00:00", "IV30": 41.15, "IV30 20-Day MA": 23.82, "OHLC 20-Day Vol": 26.54, "OHLC 52-Week Vol": 13.92, "Options Volume": 6044000.0, "Headline Polarity": 0.45, "Headline Subjectivity": 0.2634, "Content Polarity": 0.159, "Content Subjectivity": 0.3547}, {"Date": "2020-03-09T00:00:00", "IV30": 47.59, "IV30 20-Day MA": 22.39, "OHLC 20-Day Vol": 24.47, "OHLC 52-Week Vol": 13.63, "Options Volume": 6747000.0, "Headline Polarity": 0.1886, "Headline Subjectivity": 0.348, "Content Polarity": 0.1165, "Content Subjectivity": 0.06538}, {"Date": "2020-03-06T00:00:00", "IV30": 35.77, "IV30 20-Day MA": 20.68, "OHLC 20-Day Vol": 22.56, "OHLC 52-Week Vol": 13.35, "Options Volume": 7058000.0, "Headline Polarity": 0.03608, "Headline Subjectivity": 0.1083, "Content Polarity": 0.1503, "Content Subjectivity": 0.2263}, {"Date": "2020-03-05T00:00:00", "IV30": 33.47, "IV30 20-Day MA": 19.52, "OHLC 20-Day Vol": 21.15, "OHLC 52-Week Vol": 13.11, "Options Volume": 5020000.0, "Headline Polarity": 0.197, "Headline Subjectivity": 0.06061, "Content Polarity": 0.03536, "Content Subjectivity": 0.3771}, {"Date": "2020-03-03T00:00:00", "IV30": 32.01, "IV30 20-Day MA": 17.95, "OHLC 20-Day Vol": 18.43, "OHLC 52-Week Vol": 12.68, "Options Volume": 5446000.0, "Headline Polarity": 0.495, "Headline Subjectivity": 0.07071, "Content Polarity": 0.07071, "Content Subjectivity": 0.2121}, {"Date": "2020-03-02T00:00:00", "IV30": 25.81, "IV30 20-Day MA": 17.14, "OHLC 20-Day Vol": 17.52, "OHLC 52-Week Vol": 12.43, "Options Volume": 6362000.0, "Headline Polarity": 0.159, "Headline Subjectivity": 0.3914, "Content Polarity": 0.2139, "Content Subjectivity": 0.3881}]}}
